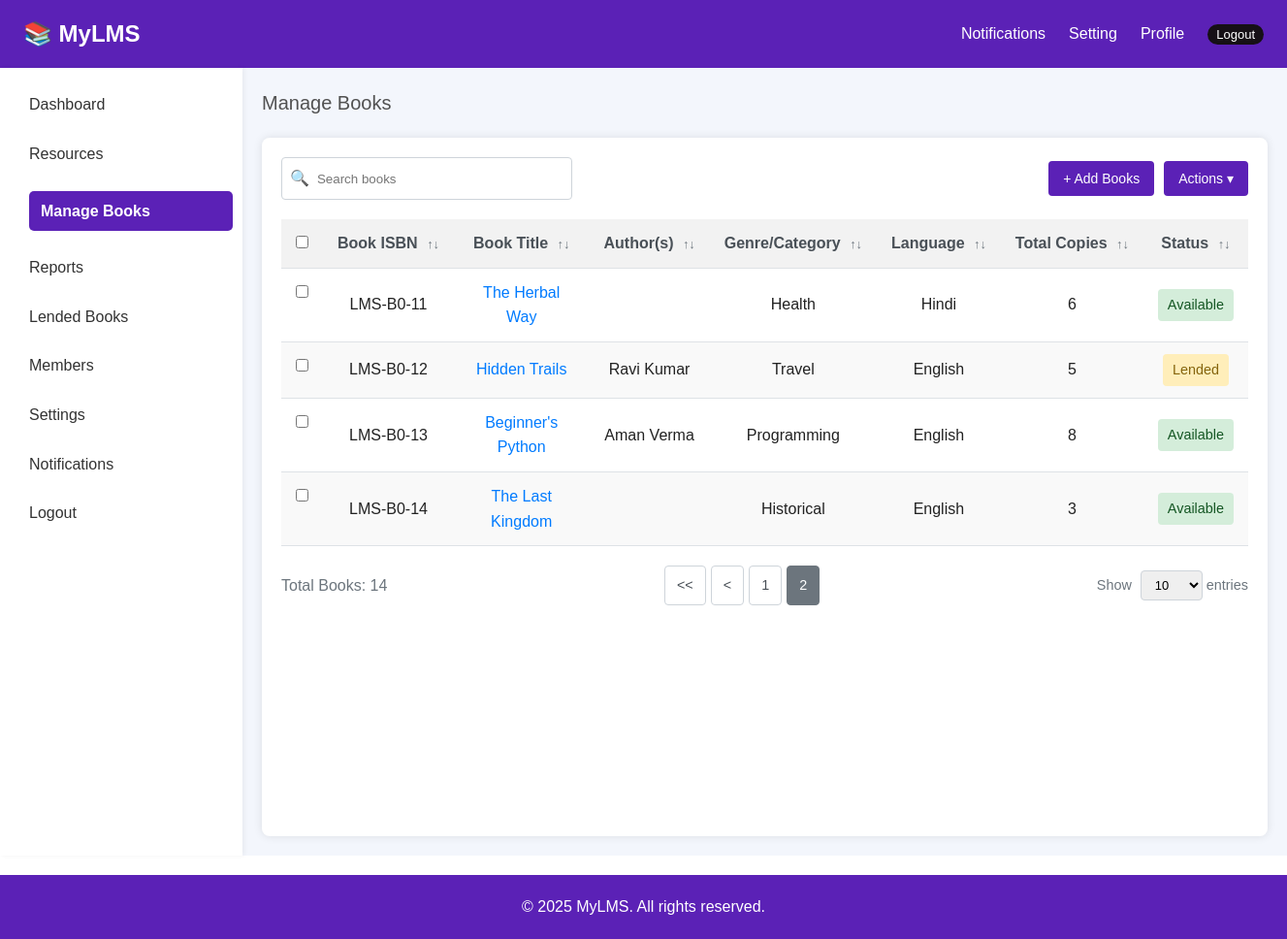
The page /admin/manage-books.php?page=2&limit=10 (signed in) on the database its author committed.
### tables this page shows
CREATE TABLE `books` (
  `id` int NOT NULL,
  `isbn` varchar(20) NOT NULL,
  `title` varchar(255) NOT NULL,
  `author` varchar(100) DEFAULT NULL,
  `cover_image` varchar(225) DEFAULT NULL,
  `category` varchar(100) DEFAULT NULL,
  `language` varchar(50) DEFAULT NULL,
  `available_copies` int NOT NULL,
  `copies` int NOT NULL DEFAULT '1',
  `shelf_code` varchar(50) DEFAULT NULL,
  `status` enum('Available','Lended','Damaged') NOT NULL DEFAULT 'Available',
  `total_pages` int DEFAULT NULL,
  `features` text,
  `volume` text,
  `created_date` datetime NOT NULL DEFAULT CURRENT_TIMESTAMP,
  `publisher_name` int DEFAULT NULL,
  `published_date` date DEFAULT NULL,
  `moral` text
);

### admin/manage-books.php (the view, shortened to what this page needs)
<?php
require_once '../includes/db.php';
$limit = isset($_GET['limit']) ? intval($_GET['limit']) : 10;
$page = isset($_GET['page']) ? intval($_GET['page']) : 1;
$offset = ($page - 1) * $limit;
$totalResult = $conn->query("SELECT COUNT(*) as total FROM books");
$totalRow = $totalResult->fetch_assoc();
$totalBooks = $totalRow['total'];
$totalPages = ceil($totalBooks / $limit);
$result = $conn->query("SELECT * FROM books LIMIT $limit OFFSET $offset");
?>
<!DOCTYPE html>
<html lang="en">
<head>
    <link rel="stylesheet" href="../assets/css/style.css">
    <link rel="stylesheet" href="assets/css/admin.css">
    <link rel="stylesheet" href="assets/css/booksmng.css">
</head>
<body>
    <?php include 'includes/header.php'; ?>
    <div class="body">
        <div class="sidebar">
            <?php include 'includes/sidebar.php'; ?>
        </div>
        <main>
            <div class="breadcrumbs">
                <a href="manage-books.php">Manage Books</a>
            </div>
            <div class="container">
                <div class="toolbar">
                    <div class="search-bar">
                        <span class="search-icon">&#x1F50D;</span>
                        <input type="text" id="searchInput" class="search-input" placeholder="Search books"
                            onkeyup="filterBooks()">
                    </div>
                    <div class="actions">
                        <button class="add-button" onclick="window.location.href='add_books.php'">+ Add Books</button>
                        <div class="actions dropdown">
                            <button class="actions-button" onclick="toggleDropdown()">Actions ▾</button>
                        </div>
                    </div>
                </div>
                <table class="table" id="booksTable">
                    <thead>
                        <tr>
                            <th><input type="checkbox" onclick="toggleAll(this)"></th>
                            <th class="sortable">Book ISBN <span>↑↓</span></th>
                            <th class="sortable">Book Title <span>↑↓</span></th>
                            <th class="sortable">Author(s) <span>↑↓</span></th>
                            <th class="sortable">Genre/Category <span>↑↓</span></th>
                            <th class="sortable">Language <span>↑↓</span></th>
                            <th class="sortable">Total Copies <span>↑↓</span></th>
                            <th class="sortable">Status <span>↑↓</span></th>
                        </tr>
                    </thead>
                    <tbody>
                        <?php while($row = $result->fetch_assoc()) { ?>
                        <tr data-id="<?= $row['id'] ?>">
                            <td><input type="checkbox"></td>
                            <td> <?= $row['isbn'] ?> </td>
                            <td><a href="book_details.php?id=<?= $row['id'] ?>"><?= $row['title'] ?></a></td>
                            <td> <?= $row['author'] ?> </td>
                            <td> <?= $row['category'] ?> </td>
                            <td> <?= $row['language'] ?> </td>
                            <td> <?= $row['copies'] ?> </td>
                            <td><span class="status-<?= $row['status'] ?>">
                                    <?= $row['status'] ?>
                                </span>
                            </td>
                        </tr>
                        <?php } ?>
                    </tbody>
                </table>
                <div class="pagination">
                    <div>Total Books: <?= $totalBooks ?></div>
                    <div class="pagination-links">
                        <?php if ($page > 1): ?>
                            <a href="?page=1&limit=<?= $limit ?>" class="pagination-arrow">&lt;&lt;</a>
                            <a href="?page=<?= $page - 1 ?>&limit=<?= $limit ?>" class="pagination-arrow">&lt;</a>
                        <?php endif; ?>
                        <?php for ($i = 1; $i <= $totalPages; $i++): ?>
                            <a href="?page=<?= $i ?>&limit=<?= $limit ?>" class="pagination-link <?= $i == $page ? 'active' : '' ?>"><?= $i ?></a>
                        <?php endfor; ?>
                    </div>
                    <div class="show-entries">
                        Show
                        <select onchange="changeLimit(this.value)">
                            <option value="10" <?= $limit == 10 ? 'selected' : '' ?>>10</option>
                        </select> entries
                    </div>
                </div>
            </div>
        </main>
    </div>
    <?php include 'includes/footer.php' ?>
</body>
</html>

### assets/css/style.css (style rules this page uses)
:root { --primary-color: #5b21b6; --secondary-color: #5F5F5F; --text-white: #FFFFFF; --text-black: #222222; --icon-color: #526B7A; --bg-dark-blue: #0A2540; --border-color: #E3E7EA; --bg-light: #FFFFFF; --card-title: #29343d; }
* { margin: 0; padding: 0; box-sizing: border-box; }
body { font-family: Arial, sans-serif; background: var(--bg-light); color: var(--text-black); line-height: 1.6; }

### admin/assets/css/admin.css (style rules this page uses)
* { margin: 0; padding: 0; box-sizing: border-box; font-family: Arial, sans-serif; }
.body { display: flex; min-height: 100vh; background-color: #f3f6fc; }
.breadcrumbs { font-size: 20px; color: #337ab7; }
.breadcrumbs a { color: #515151; text-decoration: none; }
.sidebar { min-width: 250px; background-color: white; padding-top: 10px; box-shadow: 2px 0 5px rgba(0, 0, 0, 0.05); }

### admin/assets/css/booksmng.css (style rules this page uses)
.breadcrumbs { font-size: 20px; color: #337ab7; margin: 20px; }
.breadcrumbs a { color: #515151; text-decoration: none; }
.container { background-color: #fff; border-radius: 8px; box-shadow: 0 0 10px rgba(0, 0, 0, 0.1); padding: 20px; margin: 20px; min-height: 90vh; }
.toolbar { display: flex; justify-content: space-between; align-items: center; margin-bottom: 20px; }
.search-bar { display: flex; align-items: center; border: 1px solid #ced4da; border-radius: 4px; padding: 8px; width: 300px; }
.search-icon { margin-right: 8px; color: #6c757d; }
.search-input { border: none; outline: none; flex-grow: 1; }
.actions { display: flex; gap: 10px; }
.add-button, .actions-button { background-color: #5b21b6; color: #fff; border: none; padding: 10px 15px; border-radius: 4px; cursor: pointer; font-size: 14px; transition: background-color 0.2s ease; }
.dropdown { position: relative; display: inline-block; }
table { width: 100%; border-collapse: collapse; margin-bottom: 20px; }
.table a { color: #007bff; text-decoration: none; }
.table th, .table td { padding: 12px 15px; text-align: center; border-bottom: 1px solid #dee2e6; }
.table td { text-align: center; }
.table th { text-align: center; background-color: #f2f2f2; font-weight: bold; color: #495057; cursor: pointer; }
.table th.sortable { white-space: nowrap; }
.table th.sortable span { display: inline-block; margin-left: 5px; font-size: 0.8em; color: #6c757d; }
.table tr:nth-child(even) { background-color: #f9f9f9; }
.table th, .table td { vertical-align: middle; }
.table th:first-child, .table td:first-child { vertical-align: top; }
.status-Available { background-color: #d4edda; color: #155724; padding: 5px 10px; border-radius: 4px; display: inline-block; font-size: 0.9em; }
.status-Lended { background-color: #ffeeba; color: #85640c; padding: 5px 10px; border-radius: 4px; display: inline-block; font-size: 0.9em; }
.pagination { display: flex; justify-content: space-between; align-items: center; color: #6c757d; }
.pagination-links { display: flex; gap: 5px; }
.pagination-link, .pagination-arrow { border: 1px solid #ced4da; padding: 8px 12px; border-radius: 4px; cursor: pointer; font-size: 0.9em; color: #495057; text-decoration: none; }
.pagination-link.active { background-color: #6c757d; color: #fff; border-color: #6c757d; }
.show-entries { font-size: 0.9em; }
.show-entries select { padding: 6px 10px; border-radius: 4px; border: 1px solid #ced4da; margin-left: 5px; font-size: 0.9em; }

### rows shown on the page
books: isbn "LMS-B0-11", title "The Herbal Way", category "Health", language "Hindi", copies "6", status "Available"
books: isbn "LMS-B0-12", title "Hidden Trails", author "Ravi Kumar", category "Travel", language "English", copies "5", status "Lended"
books: isbn "LMS-B0-13", title "Beginner's Python", author "Aman Verma", category "Programming", language "English", copies "8", status "Available"
books: isbn "LMS-B0-14", title "The Last Kingdom", category "Historical", language "English", copies "3", status "Available"

### other values the page prints
$totalBooks "14"
